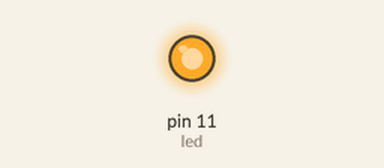
The sketch below on a simulated Arduino Uno, built with avr-gcc and run on an emulated ATmega328P. Parts: output pins drawn as LEDs (lit = HIGH).

Above: at 0.15 s.
At 15.4 s:
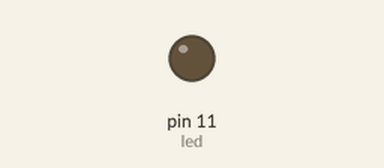
At 27.45 s:
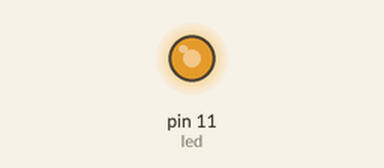
At 39.75 s:
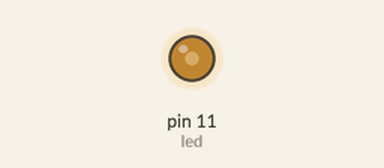
Timing chart, 0 to 40.0 s (numbered marks = the images above):
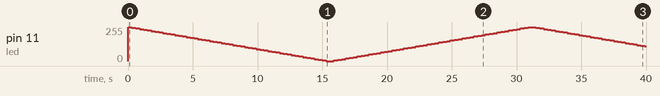

Measured:
- by itself, pin 11 (led): 0/255 → 255/255 at 0.00 s, → 250/255 0.30 s later, → 245/255 0.30 s later, → 240/255 0.30 s later, … (132 changes in this stretch)

The sketch:

Fade.ino
```cpp
int led = 11;           // the PWM pin the LED is attached to
int brightness = 0;    // how bright the LED is

// the setup routine runs once when you press reset:
void setup() {
  // declare pin 9 to be an output:
  pinMode(led, OUTPUT);
}

// the loop routine runs over and over again forever:
void loop() {
  for (brightness = 255; brightness >= 0; brightness -=5) {
    analogWrite(led, brightness);
    delay(300);
  }
  for (brightness = 0; brightness <= 255; brightness += 5) {
    analogWrite(led, brightness);
    delay(300);
  }
}
```
